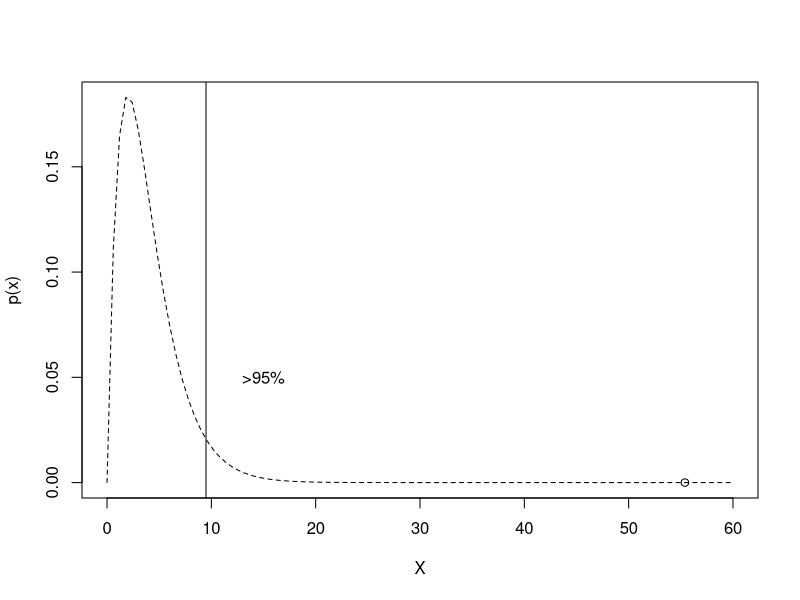

Reproduce this figure in R.
x <- c(29, 21, 17, 17, 16);

y <- c(100, 110, 80, 55, 14);

pi <- x/sum(x)
ei <- sum(y)*pi

xChiSq <- sum((y-ei)^2/ei)

x <- seq(0, 60, 0.1);
curve(dchisq(x, 4), xlim = c(0, 60), lty=2, xlab="X", ylab="p(x)")

#找出在0.95的置信度下，右边边界的值
xRight <- qchisq(0.95, 4)
abline(v=xRight)

text(15, 0.05, ">95%")

points(xChiSq, dchisq(xChiSq, 4))

#求出出现0到卡方统计量的累计概率
pchisq(xChiSq, 4)
#求出出现卡方统计量到无穷的概率，也就是P值
1-pchisq(xChiSq, 4)

#一键式卡方检测
chisq.test(y, p=pi)
